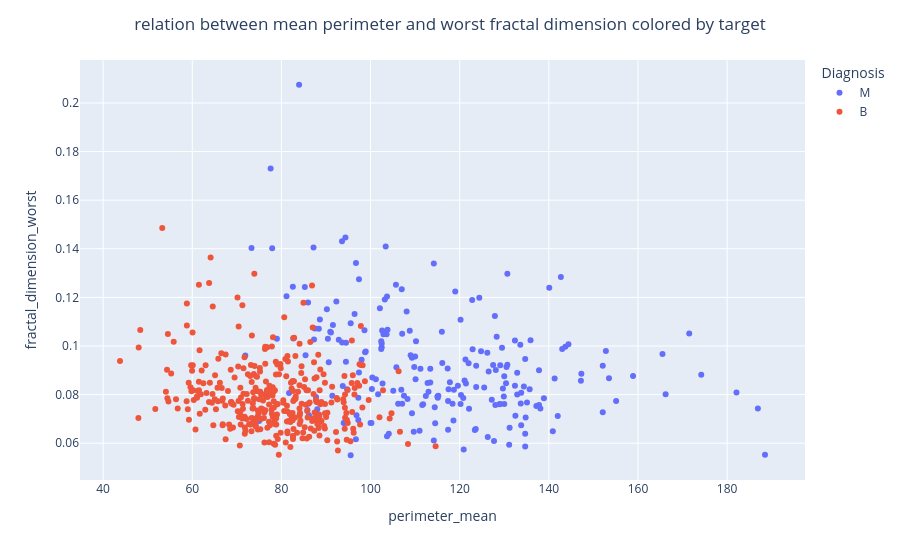

The notebook cell saved with this chart:
### Markdown cell above
relation between these 2 features is weak linear and the more the values grows Malignant cases starts showing

### Code cell
# relation between perimeter mean and fractal dimension worst colored by target
fig = px.scatter(data_frame= df , x = 'perimeter_mean' , y = 'fractal_dimension_worst' , color='Diagnosis')
fig.update_layout(
    title='relation between mean perimeter and worst fractal dimension colored by target' ,
    title_x = 0.5
)

### Figure 1 — Plotly figure (JSON) as saved in the notebook; plotly's stock layout.template omitted (floating-point values rounded to 4 significant figures; data arrays with more than 128 entries replaced by an {"elided": "..."} marker saying what was removed)
{"data": [{"hovertemplate": "Diagnosis=M<br>perimeter_mean=%{x}<br>fractal_dimension_worst=%{y}<extra></extra>", "legendgroup": "M", "marker": {"color": "#636efa", "symbol": "circle"}, "mode": "markers", "name": "M", "orientation": "v", "showlegend": true, "type": "scatter", "x": {"elided": "212 float values"}, "xaxis": "x", "y": {"elided": "212 float values"}, "yaxis": "y"}, {"hovertemplate": "Diagnosis=B<br>perimeter_mean=%{x}<br>fractal_dimension_worst=%{y}<extra></extra>", "legendgroup": "B", "marker": {"color": "#EF553B", "symbol": "circle"}, "mode": "markers", "name": "B", "orientation": "v", "showlegend": true, "type": "scatter", "x": {"elided": "357 float values"}, "xaxis": "x", "y": {"elided": "357 float values"}, "yaxis": "y"}], "layout": {"legend": {"title": {"text": "Diagnosis"}, "tracegroupgap": 0}, "margin": {"t": 60}, "title": {"text": "relation between mean perimeter and worst fractal dimension colored by target", "x": 0.5}, "xaxis": {"anchor": "y", "domain": [0, 1], "title": {"text": "perimeter_mean"}}, "yaxis": {"anchor": "x", "domain": [0, 1], "title": {"text": "fractal_dimension_worst"}}}}
